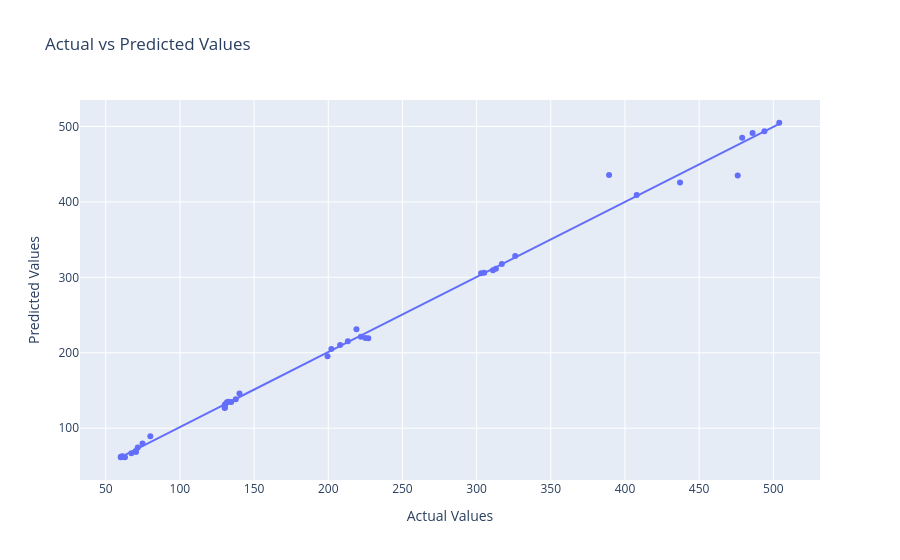

Here is the notebook cell this chart was saved with:
### Code cell
import plotly.express as px

# Make predictions
predictions = model.predict(X_val)

# Create a DataFrame with actual and predicted values
obs = y_val.values.flatten()
results = pd.DataFrame({'Actual': obs, 'Predicted': predictions})

# Plot scatter plot of Actual vs Predicted values
fig = px.scatter(results, x='Actual', y='Predicted',
                 title='Actual vs Predicted Values',
                 labels={'Actual': 'Actual Values', 'Predicted': 'Predicted Values'},
                 trendline='ols')

fig.show()

results.to_pickle("lap_time_model_results")

### Figure 1 — Plotly figure (JSON) as saved in the notebook; plotly's stock layout.template omitted (floating-point values rounded to 4 significant figures)
{"data": [{"hovertemplate": "Actual Values=%{x}<br>Predicted Values=%{y}<extra></extra>", "legendgroup": "", "marker": {"color": "#636efa", "symbol": "circle"}, "mode": "markers", "name": "", "orientation": "v", "showlegend": false, "type": "scatter", "x": [67.29, 62.08, 494, 131.7, 326, 479, 60.2, 437.1, 219, 227, 134.6, 70.2, 305.1, 74.8, 80.06, 130.2, 213.2, 61.73, 313, 389.3, 62.98, 71.6, 61.29, 130.3, 132.7, 130.6, 303, 60.12, 137.7, 407.9, 317, 60.29, 70.4, 199.5, 140.2, 486, 202.1, 476, 61.15, 222, 130.3, 311, 225, 504, 208], "xaxis": "x", "y": [66.71, 62.08, 493.8, 134.4, 328.2, 484.9, 61.7, 425.8, 231.1, 219.3, 134.8, 69.61, 306.0, 79.73, 89.28, 126.6, 215.1, 61.73, 311.3, 435.7, 61.48, 74.47, 62.29, 131.2, 135.0, 131.7, 305.3, 61.62, 138.4, 409.0, 317.8, 62.29, 68.3, 195.5, 146.1, 491.3, 205.1, 435.1, 62.65, 221.1, 127.5, 309.5, 219.4, 504.9, 210.2], "yaxis": "y"}, {"hovertemplate": "<b>OLS trendline</b><br>Predicted = 0.994972 * Actual + 1.90486<br>R<sup>2</sup>=0.995109<br><br>Actual Values=%{x}<br>Predicted Values=%{y} <b>(trend)</b><extra></extra>", "legendgroup": "", "marker": {"color": "#636efa", "symbol": "circle"}, "mode": "lines", "name": "", "showlegend": false, "type": "scatter", "x": [60.12, 60.2, 60.29, 61.15, 61.29, 61.73, 62.08, 62.98, 67.29, 70.2, 70.4, 71.6, 74.8, 80.06, 130.2, 130.3, 130.3, 130.6, 131.7, 132.7, 134.6, 137.7, 140.2, 199.5, 202.1, 208, 213.2, 219, 222, 225, 227, 303, 305.1, 311, 313, 317, 326, 389.3, 407.9, 437.1, 476, 479, 486, 494, 504], "xaxis": "x", "y": [61.72, 61.8, 61.89, 62.75, 62.89, 63.32, 63.67, 64.57, 68.86, 71.75, 71.95, 73.14, 76.33, 81.56, 131.5, 131.5, 131.5, 131.8, 132.9, 133.9, 135.8, 138.9, 141.4, 200.4, 203.0, 208.9, 214.0, 219.8, 222.8, 225.8, 227.8, 303.4, 305.5, 311.3, 313.3, 317.3, 326.3, 389.2, 407.7, 436.8, 475.5, 478.5, 485.5, 493.4, 503.4], "yaxis": "y"}], "layout": {"legend": {"tracegroupgap": 0}, "title": {"text": "Actual vs Predicted Values"}, "xaxis": {"anchor": "y", "domain": [0, 1], "title": {"text": "Actual Values"}}, "yaxis": {"anchor": "x", "domain": [0, 1], "title": {"text": "Predicted Values"}}}}
